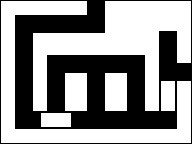

This is a level from a 2D game, rendered from its Tiled map with the project's own tilesets. A one-line summary and the complete map file follow:
An orthogonal 24x18 tile map with 8x8 px tiles, 1 tile layer (Tile Layer 1).

<map version="1.0" tiledversion="1.0.3" orientation="orthogonal" renderorder="right-down" width="24" height="18" tilewidth="8" tileheight="8" nextobjectid="1">
 <tileset firstgid="1" source="../image/walls.tsx" />
 <layer name="Tile Layer 1" width="24" height="18">
  <data encoding="csv">
1610612738,1,1,1,1,1,1,1,1,1,2,0,0,1610612738,1,1,1,1,1,1,1,1,1,2,
1610612737,2684354570,3221225473,3221225473,3221225473,3221225473,3221225473,3221225473,3221225473,3221225473,2684354562,0,0,1610612737,9,9,9,9,9,9,9,9,9,2684354561,
1610612737,2684354561,0,0,0,0,0,0,0,0,0,0,0,1610612737,9,9,9,9,9,9,9,9,9,2684354561,
1610612737,2684354561,0,0,0,0,0,0,0,0,0,0,0,1610612737,9,9,9,9,9,2684354570,3221225473,3221225473,3221225482,2684354561,
1610612737,2684354561,0,0,1610612738,1,1,1,1,1,1,1,1,1610612746,9,9,9,9,9,2684354561,0,0,1610612737,2684354561,
1610612737,2684354561,0,0,1610612737,9,9,9,9,9,9,9,9,9,9,9,9,9,9,2684354561,0,0,1610612737,2684354561,
1610612737,2684354561,0,0,1610612737,1073741834,3221225473,3221225473,3221225473,3221225473,3221225473,3221225473,3221225473,3221225473,3221225473,3221225473,3221225473,3221225473,3221225482,2684354561,0,0,1610612737,2684354561,
1610612737,2684354561,0,0,1610612737,2684354561,0,0,0,0,0,0,0,0,0,0,0,0,1610612737,2684354561,0,0,3221225474,2684354562,
1610612737,2684354561,0,0,1610612737,2684354561,0,0,0,0,0,0,0,0,0,0,0,0,1610612737,2684354561,0,0,0,0,
1610612737,2684354561,0,0,1610612737,2684354561,0,0,1610612738,1,2,0,0,1610612738,1,2,0,0,1610612737,2684354561,0,0,0,0,
1610612737,2684354561,0,0,1610612737,2684354561,0,0,1610612737,9,2684354561,0,0,1610612737,9,2684354561,0,0,1610612737,2684354561,1610612738,2,2147483650,2,
1610612737,2684354561,0,0,1610612737,2684354561,0,0,1610612737,9,2684354561,0,0,1610612737,9,2684354561,0,0,1610612737,2684354561,1610612737,2684354561,1610612737,2684354561,
1610612737,2684354561,0,0,1610612737,2684354561,0,0,1610612737,9,2684354561,0,0,1610612737,9,2684354561,0,0,1610612737,2684354561,1610612737,2684354561,1610612737,2684354561,
1610612737,2684354561,0,0,3221225474,2684354562,0,0,3221225474,3221225473,2684354562,0,0,3221225474,3221225473,2684354562,0,0,3221225474,2684354562,3221225474,2684354562,1610612737,2684354561,
1610612737,2684354561,0,0,0,1610612738,1,1,2,0,0,0,0,0,0,0,0,0,0,0,0,0,1610612737,2684354561,
1610612737,2684354561,0,0,0,3221225474,3221225473,3221225473,2684354562,0,0,0,0,0,0,0,0,0,0,0,0,0,1610612737,2684354561,
1610612737,10,1,1,1,1,1,1,1,1,1,1,1,1,1,1,1,1,1,1,1,1,1610612746,2684354561,
3221225474,3221225473,3221225473,3221225473,3221225473,3221225473,3221225473,3221225473,3221225473,3221225473,3221225473,3221225473,3221225473,3221225473,3221225473,3221225473,3221225473,3221225473,3221225473,3221225473,3221225473,3221225473,3221225473,2684354562
</data>
 </layer>
</map>
